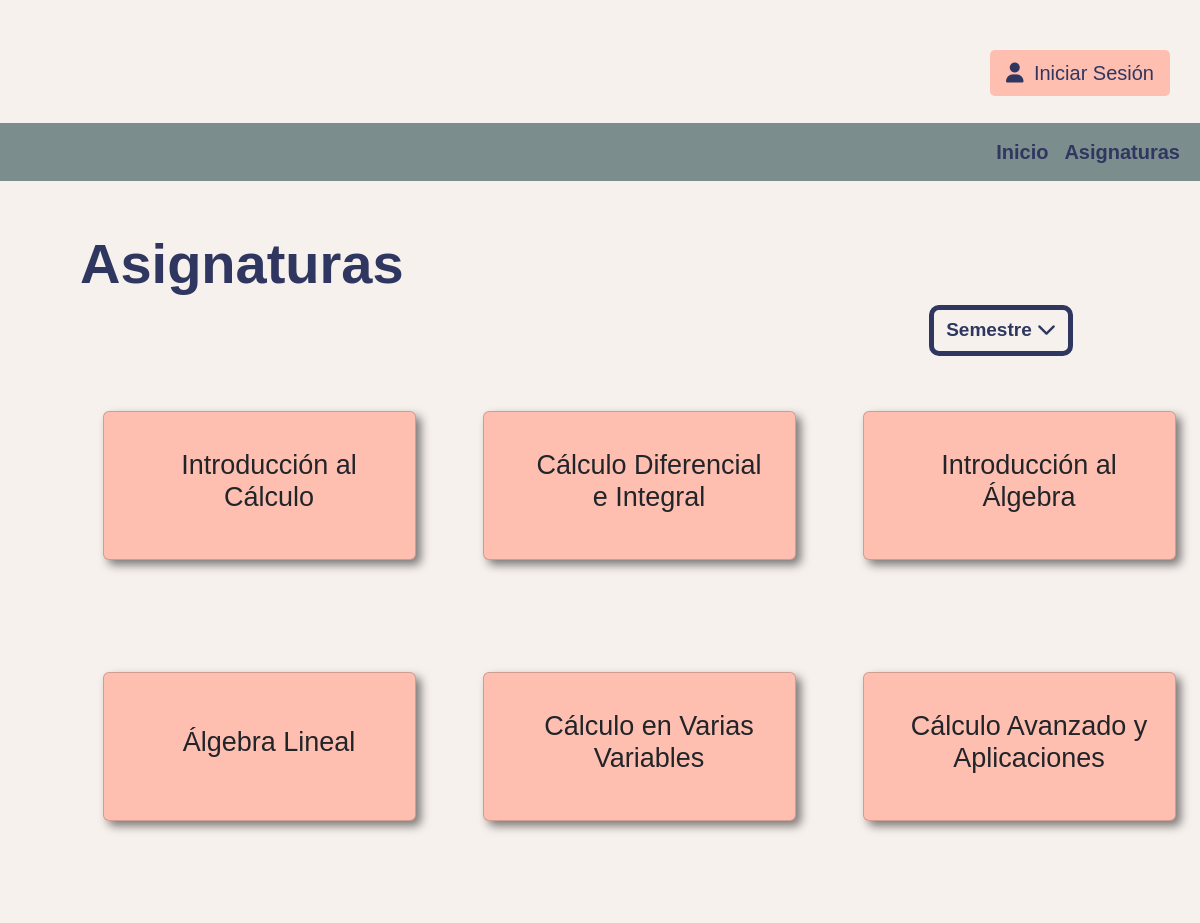
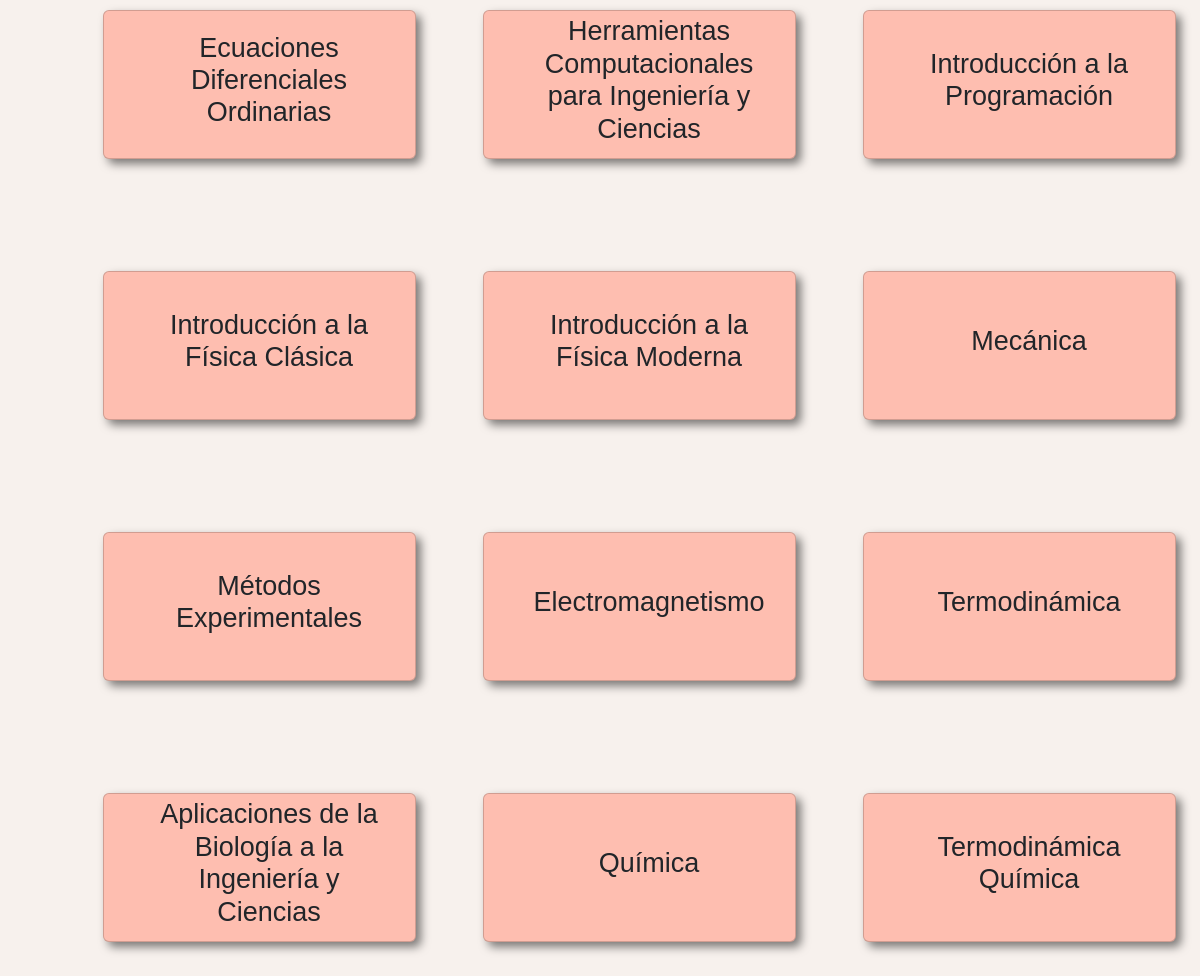
The app's page /asignaturas/ with its own data (2 pictures, top to bottom).
### catalog/models.py (models this page shows, shortened)
class Asignaturas(models.Model):
    id_asignatura = models.AutoField(primary_key=True)
    nombre = models.CharField(max_length=100)
    codigo_curso = models.CharField(max_length=7)
    class Meta:
        verbose_name = 'Asignatura'
        verbose_name_plural = 'Asignaturas'

### catalog/views.py (the view)
# urls.py: path('asignaturas/', views.asignaturas, name='asignaturas'),
def asignaturas(request):
    semestres = Semestres.objects.all()
    asignaturas = Asignaturas.objects.all()
    lista_asignaturas = list(divide_by_chunks(asignaturas, 3))
    return render(request, 'asignaturas.html', {'lista_asignaturas': lista_asignaturas, 'semestres': semestres})

### catalog/views.py (called while the page is built)
def divide_by_chunks(lista, n):
    for i in range(0, len(lista), n):
        yield lista[i:i + n]

### templates/asignaturas.html (shortened to what this page needs)
{%extends "navbar.html"%}{% load static %} {% block content %}
<h2 class="barlow-extrabold" style="font-size: 56px; padding: 49px 0 0 80px">
  Asignaturas
</h2>
<div class="d-flex justify-content-end mb-5" style="padding-right: 127px">
  <div class="dropdown">
    <button
      class="btn custom-dropdown barlow-semibold"
      type="button"
      data-bs-toggle="dropdown"
      aria-expanded="false"
      id="filtroSemestre"
    >
      Semestre
      <i class="fa-solid fa-chevron-down"></i>
    </button>
  </div>
</div>
<div class="container">
  {% for asignaturas in lista_asignaturas %}
  {% if forloop.first %}
  <div class="row">
    {% for asignatura in asignaturas %}
    <div class="col-3" style="float: none; margin: 0 auto">
      <div class="col">
        <a
          href="{% url 'ApuntesAsignaturas' asignatura.id_asignatura %}"
          class="btn"
        >
          <div class="card card-subject">
            <div class="card-body row">
              <div class="col text-center align-self-center">
                <h5 class="card-subject-title">{{asignatura.nombre}}</h5>
              </div>
            </div>
          </div>
        </a>
      </div>
    </div>
    {% endfor %}
  </div>
  {% elif forloop.last %}
  <div class="row" style="margin-top: 98px; margin-bottom: 70px">
    {% for asignatura in asignaturas %}
    <div class="col-3" style="float: none; margin: 0 auto">
      <div class="col">
        <a
          href="{% url 'ApuntesAsignaturas' asignatura.id_asignatura %}"
          class="btn"
        >
          <div class="card card-subject">
            <div class="card-body row">
              <div class="col text-center align-self-center">
                <h5 class="card-subject-title">{{asignatura.nombre}}</h5>
              </div>
            </div>
          </div>
        </a>
      </div>
    </div>
    {% endfor %}
  </div>
  {% else %}
  <div class="row" style="margin-top: 98px">
    {% for asignatura in asignaturas %}
    <div class="col-3" style="float: none; margin: 0 auto">
      <div class="col">
        <a
          href="{% url 'ApuntesAsignaturas' asignatura.id_asignatura %}"
          class="btn"
        >
          <div class="card card-subject">
            <div class="card-body row">
              <div class="col text-center align-self-center">
                <h5 class="card-subject-title">{{asignatura.nombre}}</h5>
              </div>
            </div>
          </div>
        </a>
      </div>
    </div>
    {% endfor %}
  </div>
  {% endif %} {% endfor %}
</div>
{%endblock%}

### catalog/static/css/general.css (style rules this page uses)
body { background-color: rgba(247, 241, 237, 1); }
i { color: rgba(47, 54, 95, 1); }
a { text-decoration: none; }
.barlow-semibold { font-family: "Barlow", sans-serif; font-weight: 600; color: #2f365f; }
.barlow-extrabold { font-family: "Barlow", sans-serif; font-weight: 800; color: #2f365f; }
::placeholder { font-size: 40px; font-family: "Barlow", sans-serif; color: rgba(47, 54, 95, 0.6); }
.card { background-color: rgba(254, 190, 176, 1); width: 340px; height: 400px; overflow: hidden; display: flex; flex-direction: column; position: relative; box-shadow: 5px 5px 10px rgba(0, 0, 0, 0.5); }
.card-subject { display: flex; flex-direction: row; align-items: center; padding: 10px; width: 313px; height: 149px; }
.card-subject-title { font-family: "Barlow", sans-serif; font-size: 27px; margin-left: 20px; }
.custom-dropdown { border-color: rgba(47, 54, 95, 1); border-width: 5px; border-radius: 10px; font-size: 19px; }

### records on screen
Asignaturas: nombre "Introducción al Cálculo"
Asignaturas: nombre "Cálculo Diferencial e Integral"
Asignaturas: nombre "Introducción al Álgebra"
Asignaturas: nombre "Álgebra Lineal"
Asignaturas: nombre "Cálculo en Varias Variables"
Asignaturas: nombre "Cálculo Avanzado y Aplicaciones"
Asignaturas: nombre "Ecuaciones Diferenciales Ordinarias"
Asignaturas: nombre "Herramientas Computacionales para Ingeniería y Ciencias"
Asignaturas: nombre "Introducción a la Programación"
Asignaturas: nombre "Introducción a la Física Clásica"
Asignaturas: nombre "Introducción a la Física Moderna"
Asignaturas: nombre "Mecánica"
Asignaturas: nombre "Métodos Experimentales"
Asignaturas: nombre "Electromagnetismo"
Asignaturas: nombre "Termodinámica"
Asignaturas: nombre "Aplicaciones de la Biología a la Ingeniería y Ciencias"
Asignaturas: nombre "Química"
Asignaturas: nombre "Termodinámica Química"
